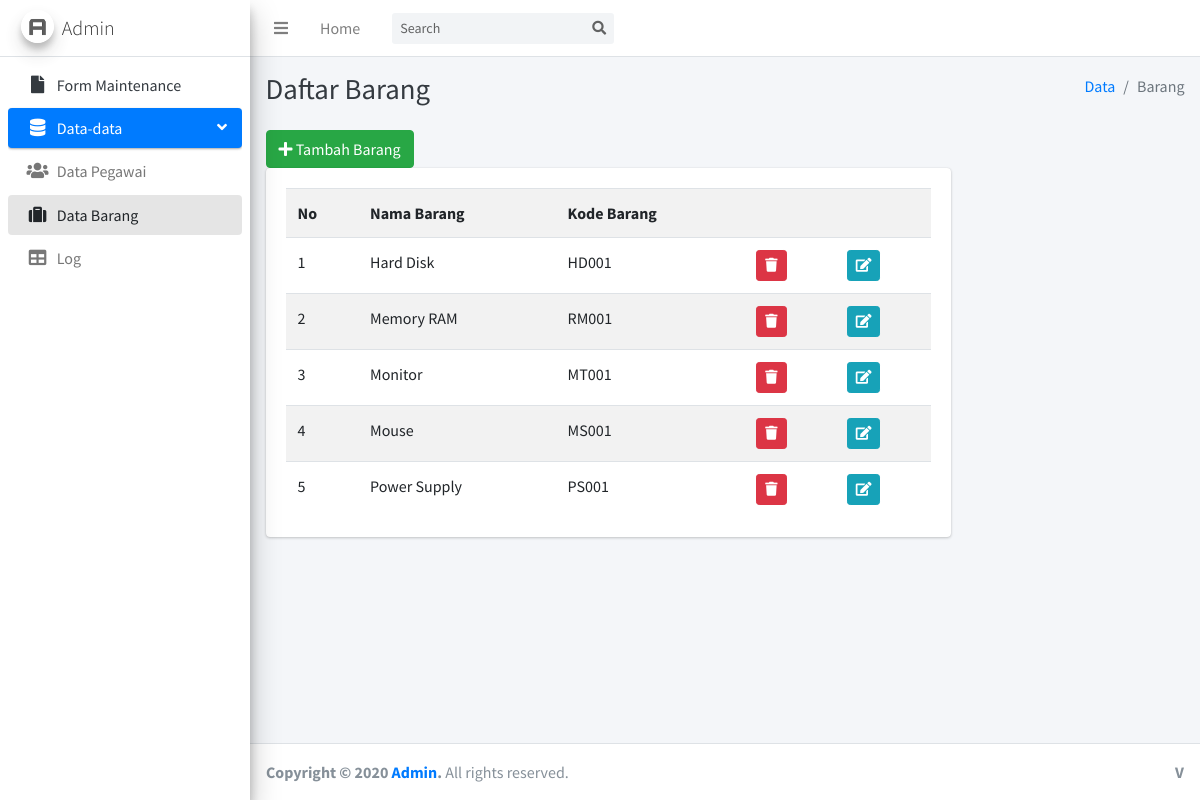
The app's page /index.php/datadata/barang with its own data.
### tables this page shows
CREATE TABLE `tb_barang` (
  `id_barang` int(11) NOT NULL,
  `nama_barang` varchar(30) NOT NULL,
  `kode_barang` varchar(20) NOT NULL
);

### application/controllers/Datadata.php (called while the page is built, shortened)
<?php
class Datadata extends CI_Controller
{
    public function barang()
    {
        $data['databarang'] = $this->M_barang->showbarang()->result();
        $this->load->view('dashbarang', $data);
    }
}

### index.php (called while the page is built, shortened)
<?php
require_once BASEPATH.'core/CodeIgniter.php';

### application/models/M_barang.php (called while the page is built, shortened)
<?php
class M_barang extends CI_Model
{
    public function showbarang()
    {
        $this->db->from('tb_barang');
        $this->db->order_by('nama_barang');
        return $this->db->get();
    }
}

### application/views/dashbarang.php (the view, shortened to what this page needs)
<!DOCTYPE html>
<html>
<head>
    <link rel="stylesheet" href="<?php echo base_url() ?>assets/plugins/fontawesome-free/css/all.min.css">
    <link rel="stylesheet" href="https://code.ionicframework.com/ionicons/2.0.1/css/ionicons.min.css">
    <link rel="stylesheet" href="<?php echo base_url() ?>assets/plugins/tempusdominus-bootstrap-4/css/tempusdominus-bootstrap-4.min.css">
    <link rel="stylesheet" href="<?php echo base_url() ?>assets/plugins/icheck-bootstrap/icheck-bootstrap.min.css">
    <link rel="stylesheet" href="<?php echo base_url() ?>assets/plugins/jqvmap/jqvmap.min.css">
    <link rel="stylesheet" href="<?php echo base_url() ?>assets/dist/css/adminlte.min.css">
    <link rel="stylesheet" href="<?php echo base_url() ?>assets/plugins/overlayScrollbars/css/OverlayScrollbars.min.css">
    <link rel="stylesheet" href="<?php echo base_url() ?>assets/plugins/daterangepicker/daterangepicker.css">
    <link rel="stylesheet" href="<?php echo base_url() ?>assets/plugins/summernote/summernote-bs4.css">
</head>
<body class="hold-transition sidebar-mini layout-fixed">
    <div class="wrapper">
        <nav class="main-header navbar navbar-expand navbar-white navbar-light">
            <ul class="navbar-nav">
                <li class="nav-item">
                    <a class="nav-link" data-widget="pushmenu" href="#" role="button"><i class="fas fa-bars"></i></a>
                </li>
                <li class="nav-item d-none d-sm-inline-block">
                    <a href="#" class="nav-link">Home</a>
                </li>
            </ul>
            <form class="form-inline ml-3">
                <div class="input-group input-group-sm">
                    <input class="form-control form-control-navbar" type="search" placeholder="Search" aria-label="Search">
                    <div class="input-group-append">
                        <button class="btn btn-navbar" type="submit">
                            <i class="fas fa-search"></i>
                        </button>
                    </div>
                </div>
            </form>
        </nav>
        <aside class="main-sidebar sidebar-light-primary elevation-4">
            <a href="#" class="brand-link">
                <img src="<?php echo base_url() ?>assets/dist/img/AdminLTELogo.png" alt="AdminLTE Logo" class="brand-image img-circle elevation-3" style="opacity: .8">
                <span class="brand-text font-weight-light">Admin </span>
            </a>
            <div class="sidebar">
                <nav class="mt-2">
                    <ul class="nav nav-pills nav-sidebar flex-column" data-widget="treeview" role="menu" data-accordion="false">
                        <li class="nav-item">
                            <a href="<?php echo base_url() ?>" class="nav-link">
                                <i class="nav-icon fas fa-file"></i>
                                <p>
                                    Form Maintenance
                                </p>
                            </a>
                        </li>
                        <li class="nav-item has-treeview menu-open">
                            <a href="#" class="nav-link active ">
                                <i class="nav-icon fas fa-database"></i>
                                <p>
                                    Data-data
                                    <i class="right fas fa-angle-left"></i>
                                </p>
                            </a>
                            <ul class="nav nav-treeview ">
                                <li class="nav-item ">
                                    <a href="<?php echo base_url() ?>datadata/pegawai" class="nav-link">
                                        <i class="nav-icon fas fa-users"></i>
                                        <p>Data Pegawai </p>
                                    </a>
                                </li>
                                <li class="nav-item">
                                    <a href="<?php echo base_url() ?>datadata/barang" class="nav-link active">
                                        <i class="fa fa-suitcase nav-icon"></i>
                                        <p>Data Barang</p>
                                    </a>
                                </li>
                                <li class="nav-item">
                                    <a href="<?php echo base_url() ?>datadata/log" class="nav-link">
                                        <i class="fa fa-table nav-icon"></i>
                                        <p>Log</p>
                                    </a>
                                </li>
                            </ul>
                        </li>
                    </ul>
                </nav>
            </div>
        </aside>
        <div class="content-wrapper">
            <div class="content-header">
                <div class="container-fluid">
                    <div class="row mb-2">
                        <div class="col-sm-6">
                            <h1 class="m-0 text-dark">Daftar Barang</h1>
                        </div>
                        <div class="col-sm-6">
                            <ol class="breadcrumb float-sm-right">
                                <li class="breadcrumb-item"><a href="#">Data</a></li>
                                <li class="breadcrumb-item active">Barang</li>
                            </ol>
                        </div>
                    </div>
                </div>
            </div>
            <section class="content">
                <div class="container-fluid">
                    <div class="row">
                        <div class="col-9">
                            <button class="btn btn-success" data-toggle="modal" data-target="#exampleModal"><i class="fa fa-plus"></i>
                                Tambah Barang
                            </button>
                            <div class="card">
                                <div class="card-body">
                                    <table class="table table-striped">
                                        <tr>
                                            <th>No</th>
                                            <th>Nama Barang</th>
                                            <th>Kode Barang</th>
                                            <th colspan="3"></th>
                                        </tr>
                                        <?php
                                        $no = 1;
                                        foreach ($databarang as $data) {
                                        ?>
                                            <tr>
                                                <td><?php echo $no++ ?></td>
                                                <td><?php echo $data->nama_barang ?></td>
                                                <td><?php echo $data->kode_barang ?></td>
                                                <td onclick="javascript: return confirm('Yakin ingin menghapus?')"> <?php echo anchor('datadata/delete_barang/' . $data->id_barang, '<div class="btn btn-danger btn-sm"><i class="fa fa-trash"></i></div>') ?></td>
                                                <td> <?php echo anchor('datadata/edit_barang/' . $data->id_barang, '<div class=" btn btn-info btn-sm"><i class="fa fa-edit"></i></div>') ?></td>
                                            </tr>
                                        <?php } ?>
                                    </table>
                                </div>
                            </div>
                        </div>
                    </div>
                </div>
            </section>
        </div>
        <footer class="main-footer">
            <strong>Copyright &copy; 2020 <a href="#">Admin</a>.</strong>
            All rights reserved.
            <div class="float-right d-none d-sm-inline-block">
                <b>V</b>
            </div>
        </footer>
    </div>
</body>
</html>

### records on screen
tb_barang: nama_barang "Hard Disk", kode_barang "HD001"
tb_barang: nama_barang "Memory RAM", kode_barang "RM001"
tb_barang: nama_barang "Monitor", kode_barang "MT001"
tb_barang: nama_barang "Mouse", kode_barang "MS001"
tb_barang: nama_barang "Power Supply", kode_barang "PS001"
